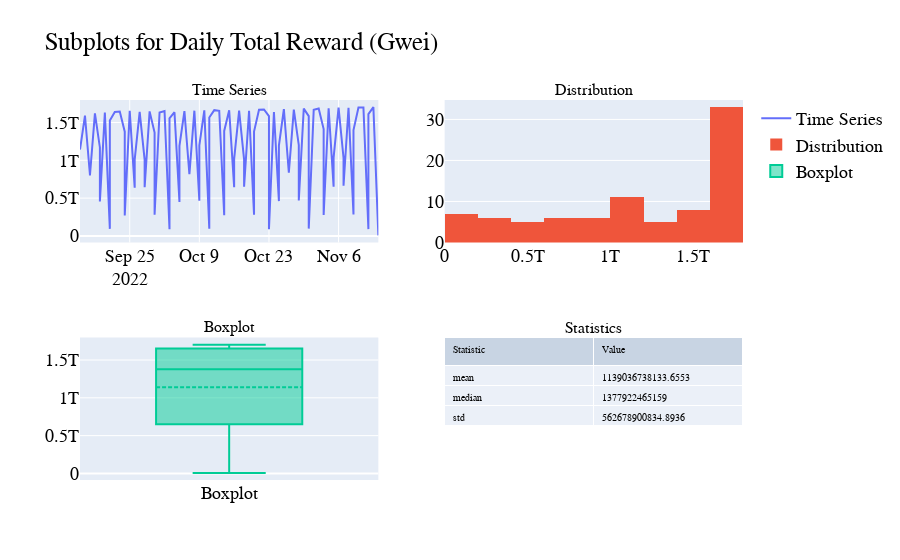

Source (notebook cell):
### Code cell
import pandas as pd
import plotly.graph_objects as go
from plotly.subplots import make_subplots

df = data.copy()

# Create subplots in a 2x2 layout
fig = make_subplots(rows=2, cols=2, 
                    subplot_titles=("Time Series", "Distribution", "Boxplot", "Statistics"),
                    specs=[[{}, {}], [{}, {"type": "domain"}]])

# Add time series to the top-left subplot
fig.add_trace(go.Scatter(x=df['date'], y=df['final_total_reward'], mode='lines', name='Time Series'),
              row=1, col=1)

# Add histogram to the top-right subplot
fig.add_trace(go.Histogram(x=df['final_total_reward'], name='Distribution'),
              row=1, col=2)

# Add boxplot to the bottom-left subplot
fig.add_trace(go.Box(y=df['final_total_reward'], name='Boxplot', boxmean=True),
              row=2, col=1)

# Extract specific statistics from the data: mean, median (50%), and std
selected_stats = {
    'mean': df['final_total_reward'].mean(),
    'median': df['final_total_reward'].median(),
    'std': df['final_total_reward'].std()
}

trace_table = go.Table(
    header=dict(values=['Statistic', 'Value'], font=dict(size=10), align='left'),
    cells=dict(values=[list(selected_stats.keys()), list(selected_stats.values())], font=dict(size=10), align='left')
)

fig.add_trace(trace_table, row=2, col=2)

# Update layout to use LaTeX style font (using "Courier New" as a fallback)
fig.update_layout(
    font=dict(family="Courier New, monospace", size=18, color="black"),
    title_text="Subplots for Daily Total Reward (Gwei)"
)

# Show figure
fig.show()
